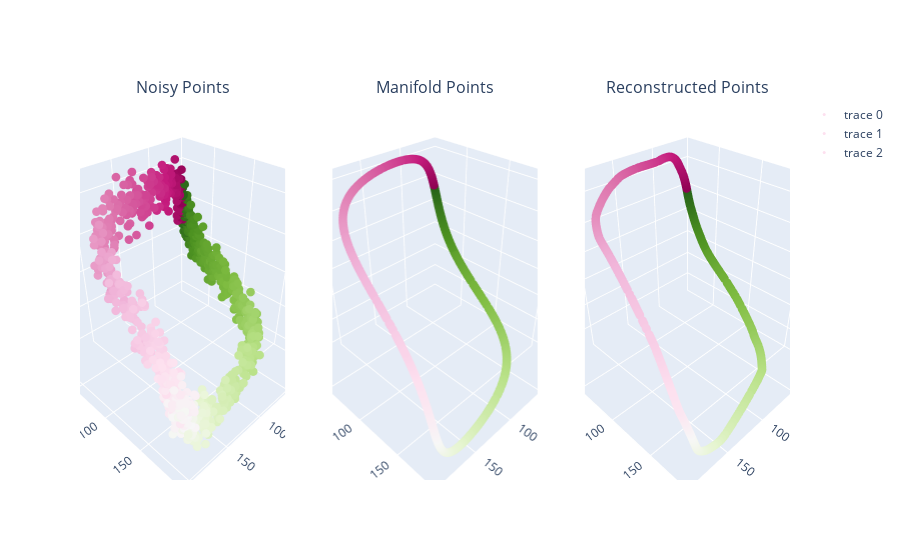

Notebook cell for this chart:
### Code cell
import plotly.graph_objects as go
from plotly.subplots import make_subplots

# plot manifold points in 3d and recon points in 3d in separate subplots

colors = intrinsic_coords.detach().cpu().numpy().squeeze()

fig = make_subplots(
    rows=1,
    cols=3,
    specs=[[{"type": "scatter3d"}, {"type": "scatter3d"}, {"type": "scatter3d"}]],
    subplot_titles=("Noisy Points", "Manifold Points", "Reconstructed Points"),
)

fig.add_trace(
    go.Scatter3d(
        x=noisy_points[:, 0],
        y=noisy_points[:, 1],
        z=noisy_points[:, 2],
        mode="markers",
        marker=dict(size=3, color=colors),
    ),
    row=1,
    col=1,
)

fig.add_trace(
    go.Scatter3d(
        x=manifold_points[:, 0],
        y=manifold_points[:, 1],
        z=manifold_points[:, 2],
        mode="markers",
        marker=dict(size=3, color=colors),
    ),
    row=1,
    col=2,
)

fig.add_trace(
    go.Scatter3d(
        x=recon_points[:, 0],
        y=recon_points[:, 1],
        z=recon_points[:, 2],
        mode="markers",
        marker=dict(size=3, color=colors),
    ),
    row=1,
    col=3,
)

fig.show()

### Figure 1 — Plotly figure (JSON) as saved in the notebook; plotly's stock layout.template omitted (floating-point values rounded to 4 significant figures; data arrays with more than 128 entries replaced by an {"elided": "..."} marker saying what was removed)
{"data": [{"marker": {"color": {"elided": "1000 float values"}, "size": 3}, "mode": "markers", "scene": "scene", "type": "scatter3d", "x": {"elided": "1000 float values"}, "y": {"elided": "1000 float values"}, "z": {"elided": "1000 float values"}}, {"marker": {"color": {"elided": "1000 float values"}, "size": 3}, "mode": "markers", "scene": "scene2", "type": "scatter3d", "x": {"elided": "1000 float values"}, "y": {"elided": "1000 float values"}, "z": {"elided": "1000 float values"}}, {"marker": {"color": {"elided": "1000 float values"}, "size": 3}, "mode": "markers", "scene": "scene3", "type": "scatter3d", "x": {"elided": "1000 float values"}, "y": {"elided": "1000 float values"}, "z": {"elided": "1000 float values"}}], "layout": {"annotations": [{"font": {"size": 16}, "showarrow": false, "text": "Noisy Points", "x": 0.1444, "xanchor": "center", "xref": "paper", "y": 1, "yanchor": "bottom", "yref": "paper"}, {"font": {"size": 16}, "showarrow": false, "text": "Manifold Points", "x": 0.5, "xanchor": "center", "xref": "paper", "y": 1, "yanchor": "bottom", "yref": "paper"}, {"font": {"size": 16}, "showarrow": false, "text": "Reconstructed Points", "x": 0.8556, "xanchor": "center", "xref": "paper", "y": 1, "yanchor": "bottom", "yref": "paper"}], "scene": {"domain": {"x": [0, 0.2889], "y": [0, 1]}}, "scene2": {"domain": {"x": [0.3556, 0.6444], "y": [0, 1]}}, "scene3": {"domain": {"x": [0.7111, 1], "y": [0, 1]}}}}
